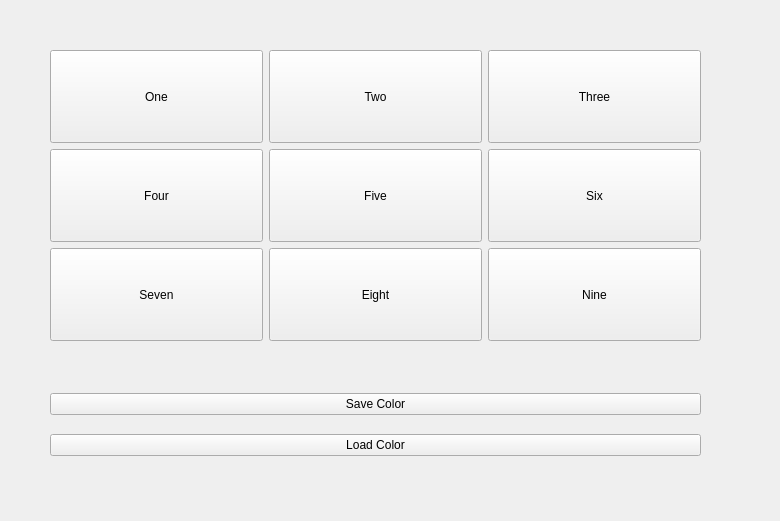
<?xml version="1.0" encoding="UTF-8"?>
<ui version="4.0">
 <class>Widget</class>
 <widget class="QWidget" name="Widget">
  <property name="geometry">
   <rect>
    <x>0</x>
    <y>0</y>
    <width>780</width>
    <height>521</height>
   </rect>
  </property>
  <property name="windowTitle">
   <string>Widget</string>
  </property>
  <widget class="QWidget" name="layoutWidget">
   <property name="geometry">
    <rect>
     <x>50</x>
     <y>50</y>
     <width>651</width>
     <height>291</height>
    </rect>
   </property>
   <layout class="QGridLayout" name="gridLayout">
    <item row="0" column="0">
     <widget class="QPushButton" name="Button_1">
      <property name="sizePolicy">
       <sizepolicy hsizetype="Minimum" vsizetype="Expanding">
        <horstretch>0</horstretch>
        <verstretch>0</verstretch>
       </sizepolicy>
      </property>
      <property name="text">
       <string>One</string>
      </property>
     </widget>
    </item>
    <item row="0" column="1">
     <widget class="QPushButton" name="Button_2">
      <property name="sizePolicy">
       <sizepolicy hsizetype="Minimum" vsizetype="Expanding">
        <horstretch>0</horstretch>
        <verstretch>0</verstretch>
       </sizepolicy>
      </property>
      <property name="text">
       <string>Two</string>
      </property>
     </widget>
    </item>
    <item row="0" column="2">
     <widget class="QPushButton" name="Button_3">
      <property name="sizePolicy">
       <sizepolicy hsizetype="Minimum" vsizetype="Expanding">
        <horstretch>0</horstretch>
        <verstretch>0</verstretch>
       </sizepolicy>
      </property>
      <property name="text">
       <string>Three</string>
      </property>
     </widget>
    </item>
    <item row="1" column="1">
     <widget class="QPushButton" name="Button_5">
      <property name="sizePolicy">
       <sizepolicy hsizetype="Minimum" vsizetype="Expanding">
        <horstretch>0</horstretch>
        <verstretch>0</verstretch>
       </sizepolicy>
      </property>
      <property name="text">
       <string>Five</string>
      </property>
     </widget>
    </item>
    <item row="1" column="2">
     <widget class="QPushButton" name="Button_6">
      <property name="sizePolicy">
       <sizepolicy hsizetype="Minimum" vsizetype="Expanding">
        <horstretch>0</horstretch>
        <verstretch>0</verstretch>
       </sizepolicy>
      </property>
      <property name="text">
       <string>Six</string>
      </property>
     </widget>
    </item>
    <item row="2" column="0">
     <widget class="QPushButton" name="Button_7">
      <property name="sizePolicy">
       <sizepolicy hsizetype="Minimum" vsizetype="Expanding">
        <horstretch>0</horstretch>
        <verstretch>0</verstretch>
       </sizepolicy>
      </property>
      <property name="text">
       <string>Seven</string>
      </property>
     </widget>
    </item>
    <item row="2" column="1">
     <widget class="QPushButton" name="Button_8">
      <property name="sizePolicy">
       <sizepolicy hsizetype="Minimum" vsizetype="Expanding">
        <horstretch>0</horstretch>
        <verstretch>0</verstretch>
       </sizepolicy>
      </property>
      <property name="text">
       <string>Eight</string>
      </property>
     </widget>
    </item>
    <item row="2" column="2">
     <widget class="QPushButton" name="Button_9">
      <property name="sizePolicy">
       <sizepolicy hsizetype="Minimum" vsizetype="Expanding">
        <horstretch>0</horstretch>
        <verstretch>0</verstretch>
       </sizepolicy>
      </property>
      <property name="text">
       <string>Nine</string>
      </property>
     </widget>
    </item>
    <item row="1" column="0">
     <widget class="QPushButton" name="Button_4">
      <property name="sizePolicy">
       <sizepolicy hsizetype="Minimum" vsizetype="Expanding">
        <horstretch>0</horstretch>
        <verstretch>0</verstretch>
       </sizepolicy>
      </property>
      <property name="text">
       <string>Four</string>
      </property>
     </widget>
    </item>
   </layout>
  </widget>
  <widget class="QWidget" name="layoutWidget">
   <property name="geometry">
    <rect>
     <x>50</x>
     <y>380</y>
     <width>651</width>
     <height>91</height>
    </rect>
   </property>
   <layout class="QVBoxLayout" name="verticalLayout">
    <item>
     <widget class="QPushButton" name="SaveColor">
      <property name="text">
       <string>Save Color</string>
      </property>
     </widget>
    </item>
    <item>
     <widget class="QPushButton" name="LoadColor">
      <property name="text">
       <string>Load Color</string>
      </property>
     </widget>
    </item>
   </layout>
  </widget>
 </widget>
 <resources/>
 <connections/>
</ui>
